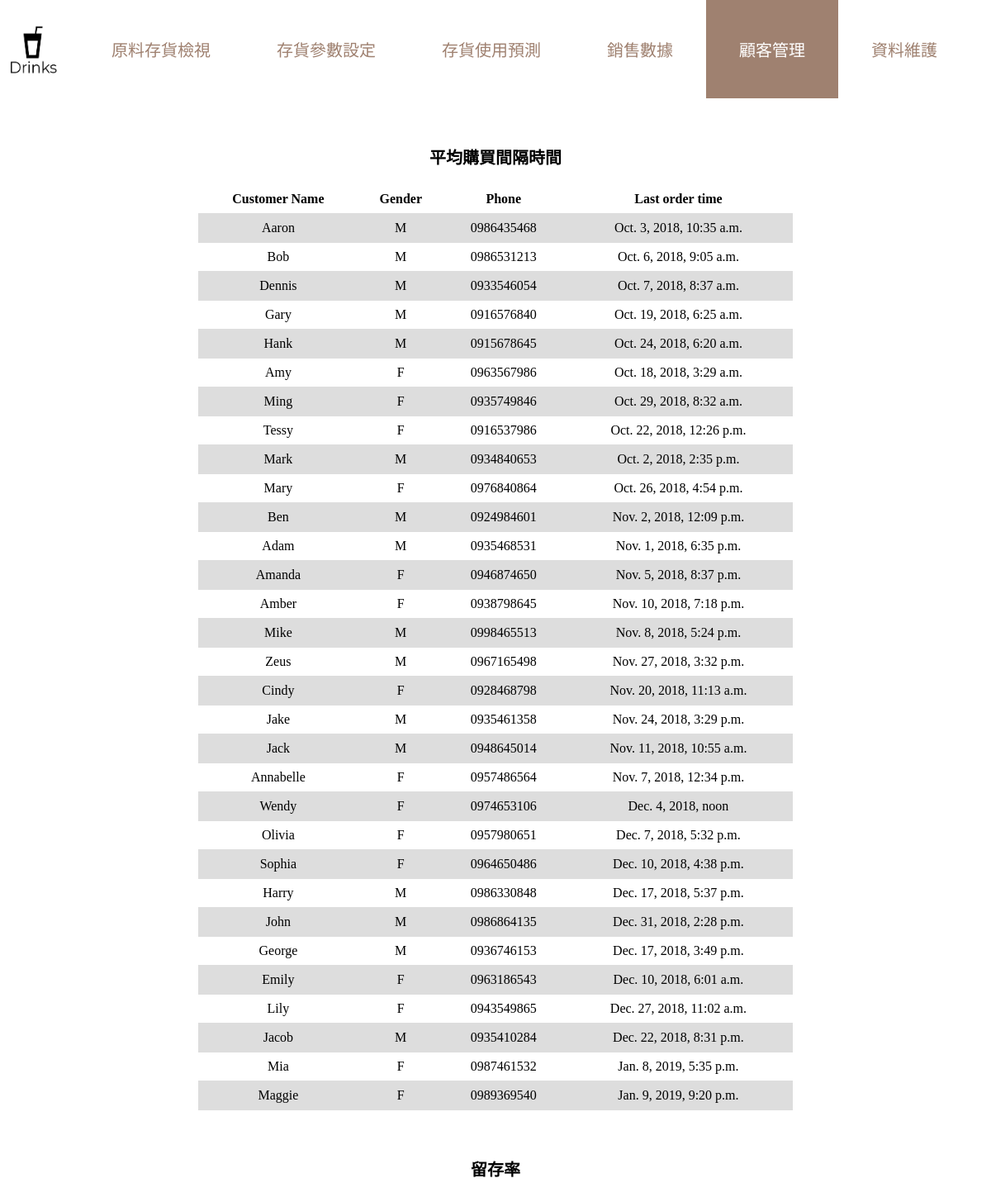
/management/customer_info, run on the app's committed database.
### drink/models.py (models this page shows, shortened)
class Customer(models.Model):
    customer_phone = models.CharField(max_length=10)
    name = models.CharField(max_length=20)
    gender = models.CharField(max_length=3)
    points = models.DecimalField(max_digits=10, decimal_places=0)
    create_time = models.DateTimeField()
    latest_order_time = models.DateTimeField()  # we have to .save() to change it

### drink/views.py (the view)
# urls.py: path('management/customer_info', customer_info),
def customer_info(request):
    customer_list=list(Customer.objects.all())
    return render(request,'customer_info.html',locals())

### drink/templates/customer_info.html (shortened to what this page needs)
<!DOCTYPE html>
<html>
<head>
</head>
<body>
    <ul class="topnav">
      <li>
        {% load staticfiles %}
        <img src=" {% static 'logo.png' %} " style="width:80px; height:80px; float:left; padding-right:15px; padding-top: 20px;" onclick="window.location.href ='/drink_system'"></li>
      <li><a class='other' href="/management/ingredient">原料存貨檢視</a></li>
      <li><a class='other' href='/management/variable_setting'>存貨參數設定</a></li>
      <li><a class='other' href='/management/inventory_prediction'>存貨使用預測</a></li>
      <li><a class='other' href="/management/sales_info">銷售數據</a></li>
      <li><a class='active'>顧客管理</a></li>
      <li><a class='other' href="/admin">資料維護</a></li>
    </ul>
<br>
<br>
    <p style='font-size: 20px' align="center"><b>平均購買間隔時間</b></p>
    <table align="center">
                <tr>
                    <th>Customer Name</th>
                    <th>Gender</th>
                    <th>Phone</th>
                    <th>Last order time</th>
                </tr>
                {%for customer in customer_list%}
                {%if customer.gender != "no" %}
                <tr>
                    <td>{{customer.name}}</td>
                    <td>{{customer.gender}}</td>
                    <td>{{customer.customer_phone}}</td>
                    <td>{{customer.latest_order_time}}</td>
                </tr>
                {%endif%}
                {%endfor%}
    </table>
    <br>
    <br>
            <p style='font-size: 20px' align="center"><b>留存率</b></p>
            <div id="container"></div>
</body>
</html>

### drink/templates/customer_info.html (style rules this page uses)
body { font-family: 微軟正黑體; margin: 0px; padding-top: 0px; }
.topnav { overflow: hidden; background-color: white; }
.topnav a { float: left; display: block; text-align: center; padding: 45px 40px; text-decoration: none; }
.other { color: #9F8170; }
ul { list-style-type: none; margin: 0; padding: 0; overflow: hidden; background-color: #C3B091; font-size: 20px; }
.active { color: white; background-color: #9F8170; }
#container { min-width: 310px; max-width: 800px; height: 400px; margin: 0 auto }
table { border-collapse: collapse; width: 60%; text-align: center; }
th, td { padding: 8px; text-align: center; border-bottom: 1px solid #ddd; }
tr:nth-child(even) { background-color: #dddddd; }

### data on the page
Customer: name "Aaron", gender "M", customer_phone "0986435468", latest_order_time "Oct. 3, 2018, 10:35 a.m."
Customer: name "Bob", gender "M", customer_phone "0986531213", latest_order_time "Oct. 6, 2018, 9:05 a.m."
Customer: name "Dennis", gender "M", customer_phone "0933546054", latest_order_time "Oct. 7, 2018, 8:37 a.m."
Customer: name "Gary", gender "M", customer_phone "0916576840", latest_order_time "Oct. 19, 2018, 6:25 a.m."
Customer: name "Hank", gender "M", customer_phone "0915678645", latest_order_time "Oct. 24, 2018, 6:20 a.m."
Customer: name "Amy", gender "F", customer_phone "0963567986", latest_order_time "Oct. 18, 2018, 3:29 a.m."
Customer: name "Ming", gender "F", customer_phone "0935749846", latest_order_time "Oct. 29, 2018, 8:32 a.m."
Customer: name "Tessy", gender "F", customer_phone "0916537986", latest_order_time "Oct. 22, 2018, 12:26 p.m."
Customer: name "Mark", gender "M", customer_phone "0934840653", latest_order_time "Oct. 2, 2018, 2:35 p.m."
Customer: name "Mary", gender "F", customer_phone "0976840864", latest_order_time "Oct. 26, 2018, 4:54 p.m."
Customer: name "Ben", gender "M", customer_phone "0924984601", latest_order_time "Nov. 2, 2018, 12:09 p.m."
Customer: name "Adam", gender "M", customer_phone "0935468531", latest_order_time "Nov. 1, 2018, 6:35 p.m."
Customer: name "Amanda", gender "F", customer_phone "0946874650", latest_order_time "Nov. 5, 2018, 8:37 p.m."
Customer: name "Amber", gender "F", customer_phone "0938798645", latest_order_time "Nov. 10, 2018, 7:18 p.m."
Customer: name "Mike", gender "M", customer_phone "0998465513", latest_order_time "Nov. 8, 2018, 5:24 p.m."
Customer: name "Zeus", gender "M", customer_phone "0967165498", latest_order_time "Nov. 27, 2018, 3:32 p.m."
Customer: name "Cindy", gender "F", customer_phone "0928468798", latest_order_time "Nov. 20, 2018, 11:13 a.m."
Customer: name "Jake", gender "M", customer_phone "0935461358", latest_order_time "Nov. 24, 2018, 3:29 p.m."
Customer: name "Jack", gender "M", customer_phone "0948645014", latest_order_time "Nov. 11, 2018, 10:55 a.m."
Customer: name "Annabelle", gender "F", customer_phone "0957486564", latest_order_time "Nov. 7, 2018, 12:34 p.m."
Customer: name "Wendy", gender "F", customer_phone "0974653106", latest_order_time "Dec. 4, 2018, noon"
Customer: name "Olivia", gender "F", customer_phone "0957980651", latest_order_time "Dec. 7, 2018, 5:32 p.m."
Customer: name "Sophia", gender "F", customer_phone "0964650486", latest_order_time "Dec. 10, 2018, 4:38 p.m."
Customer: name "Harry", gender "M", customer_phone "0986330848", latest_order_time "Dec. 17, 2018, 5:37 p.m."
Customer: name "John", gender "M", customer_phone "0986864135", latest_order_time "Dec. 31, 2018, 2:28 p.m."
Customer: name "George", gender "M", customer_phone "0936746153", latest_order_time "Dec. 17, 2018, 3:49 p.m."
Customer: name "Emily", gender "F", customer_phone "0963186543", latest_order_time "Dec. 10, 2018, 6:01 a.m."
Customer: name "Lily", gender "F", customer_phone "0943549865", latest_order_time "Dec. 27, 2018, 11:02 a.m."
Customer: name "Jacob", gender "M", customer_phone "0935410284", latest_order_time "Dec. 22, 2018, 8:31 p.m."
Customer: name "Mia", gender "F", customer_phone "0987461532", latest_order_time "Jan. 8, 2019, 5:35 p.m."
Customer: name "Maggie", gender "F", customer_phone "0989369540", latest_order_time "Jan. 9, 2019, 9:20 p.m."
